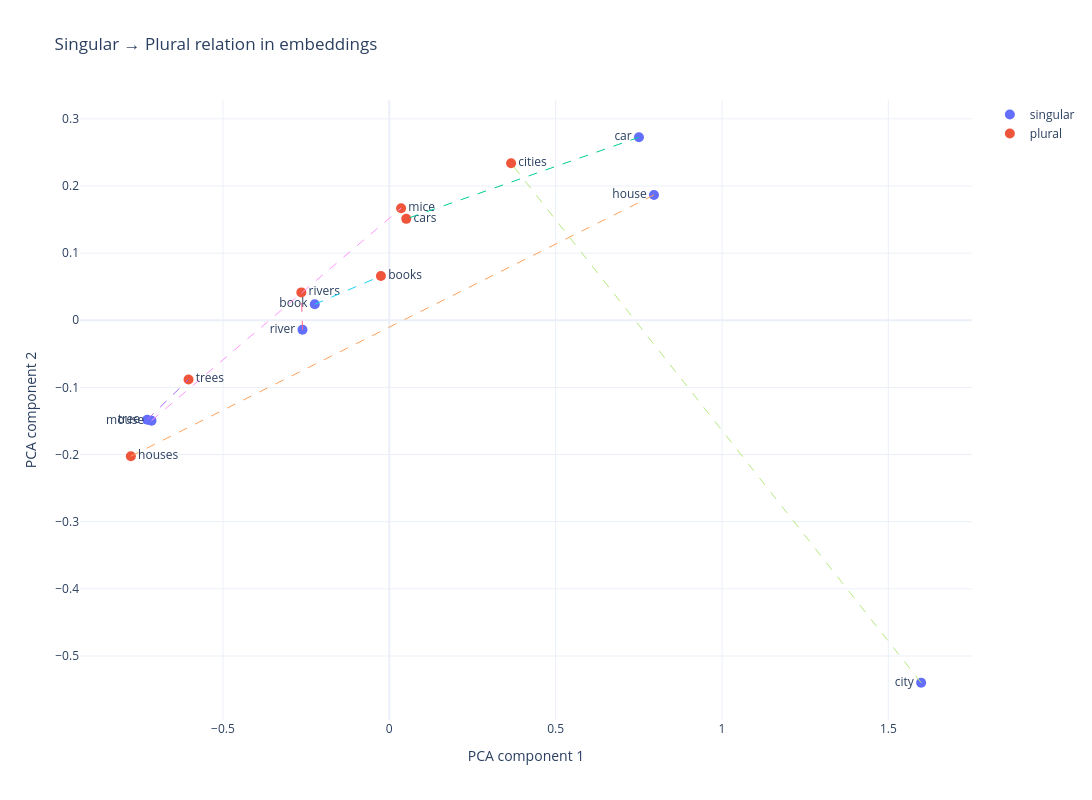

Here is the notebook cell this chart was saved with:
### Markdown cell above
In this experiment, we examine how Word2Vec captures relationships between adjectives and their comparative and superlative forms. The embeddings of several adjective triplets (base, comparative, and superlative) were projected into two dimensions using PCA.

As shown in the figure, many adjective triplets appear relatively close to each other in the embedding space, suggesting that Word2Vec captures the relationship between different degrees of comparison. In several cases, the points representing the base, comparative, and superlative forms follow a similar directional pattern.

However, there are also some outliers. For example, the adjective “high” appears noticeably farther from its related forms compared to the other triplets, indicating that this relationship is not captured as consistently for all words.

### Code cell
plot_plural_relations(model)

### Figure 1 — Plotly figure (JSON) as saved in the notebook; plotly's stock layout.template omitted (floating-point values rounded to 4 significant figures)
{"data": [{"hovertemplate": "<b>%{text}</b><br>Type: singular<br>x=%{x:.3f}<br>y=%{y:.3f}<extra></extra>", "marker": {"size": 10}, "mode": "markers+text", "name": "singular", "text": ["car", "tree", "house", "book", "river", "city", "mouse"], "textposition": "middle left", "x": [0.7503, -0.7275, 0.7955, -0.2241, -0.2609, 1.599, -0.7148], "y": [0.2726, -0.1482, 0.1866, 0.02383, -0.01417, -0.5399, -0.1495], "type": "scatter"}, {"hovertemplate": "<b>%{text}</b><br>Type: plural<br>x=%{x:.3f}<br>y=%{y:.3f}<extra></extra>", "marker": {"size": 10}, "mode": "markers+text", "name": "plural", "text": ["cars", "trees", "houses", "books", "rivers", "cities", "mice"], "textposition": "middle right", "x": [0.05097, -0.6034, -0.7768, -0.02517, -0.2643, 0.3661, 0.0355], "y": [0.151, -0.08815, -0.2024, 0.0659, 0.0415, 0.2338, 0.1669], "type": "scatter"}, {"hoverinfo": "skip", "line": {"dash": "dash", "width": 1}, "mode": "lines", "showlegend": false, "x": [0.7503, 0.05097], "y": [0.2726, 0.151], "type": "scatter"}, {"hoverinfo": "skip", "line": {"dash": "dash", "width": 1}, "mode": "lines", "showlegend": false, "x": [-0.7275, -0.6034], "y": [-0.1482, -0.08815], "type": "scatter"}, {"hoverinfo": "skip", "line": {"dash": "dash", "width": 1}, "mode": "lines", "showlegend": false, "x": [0.7955, -0.7768], "y": [0.1866, -0.2024], "type": "scatter"}, {"hoverinfo": "skip", "line": {"dash": "dash", "width": 1}, "mode": "lines", "showlegend": false, "x": [-0.2241, -0.02517], "y": [0.02383, 0.0659], "type": "scatter"}, {"hoverinfo": "skip", "line": {"dash": "dash", "width": 1}, "mode": "lines", "showlegend": false, "x": [-0.2609, -0.2643], "y": [-0.01417, 0.0415], "type": "scatter"}, {"hoverinfo": "skip", "line": {"dash": "dash", "width": 1}, "mode": "lines", "showlegend": false, "x": [1.599, 0.3661], "y": [-0.5399, 0.2338], "type": "scatter"}, {"hoverinfo": "skip", "line": {"dash": "dash", "width": 1}, "mode": "lines", "showlegend": false, "x": [-0.7148, 0.0355], "y": [-0.1495, 0.1669], "type": "scatter"}], "layout": {"title": {"text": "Singular → Plural relation in embeddings"}, "xaxis": {"title": {"text": "PCA component 1"}}, "yaxis": {"title": {"text": "PCA component 2"}}, "width": 1100, "height": 800}}
